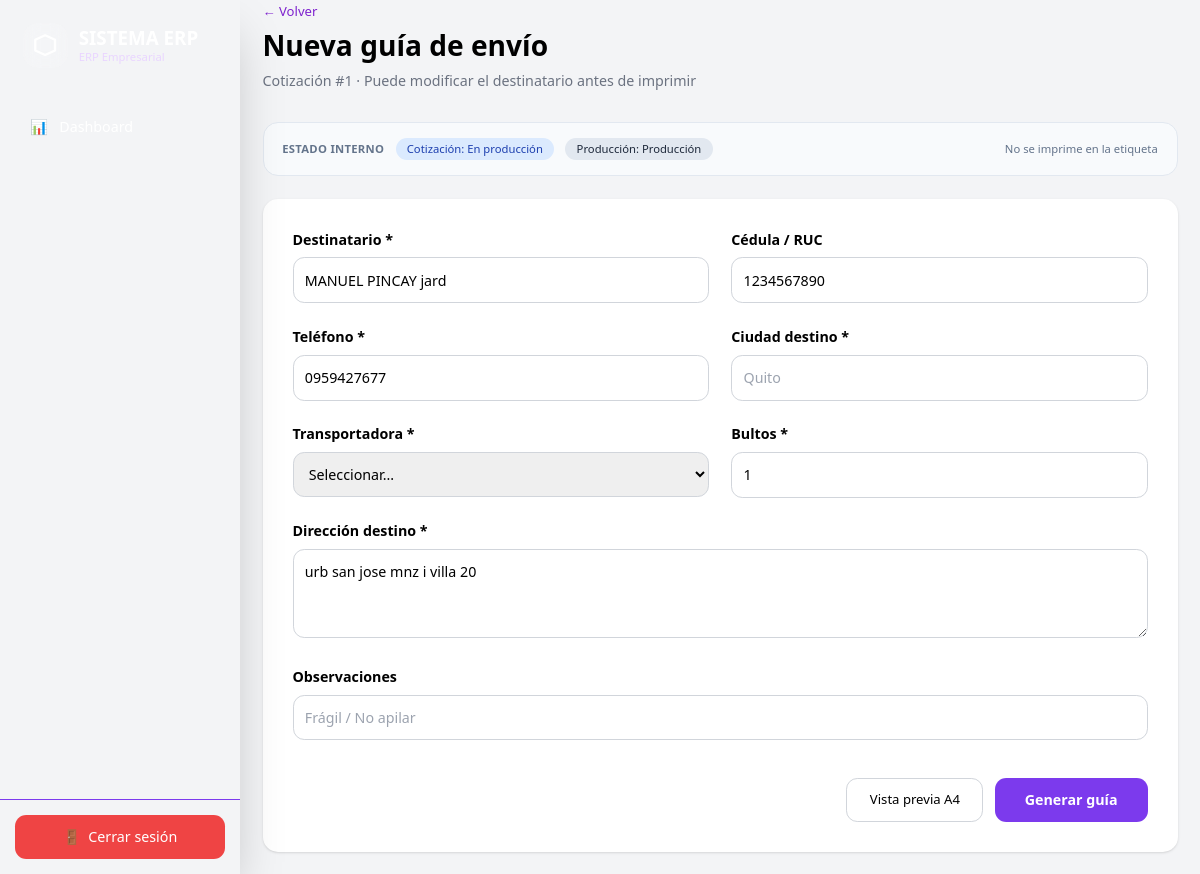
Screenshot of /shipments/new/1 (signed in) with the database file from the repository.
### app/models/quotation.py (models this page shows, shortened)
class Quotation(Base):
    __tablename__ = "quotations"
    id = Column(Integer, primary_key=True)
    client_id = Column(
        Integer,
        ForeignKey("clients.id")
    )
    subtotal = Column(Float)
    discount = Column(Float)
    iva = Column(Float)
    total = Column(Float)
    status = Column(String)
    delivery_date = Column(Date)
    design_file = Column(String)
    created_at = Column(
        DateTime,
        default=datetime.utcnow
    )
    client = relationship("Client")
    items = relationship(
        "QuotationItem",
        back_populates="quotation",
    )
    payments = relationship(
        "QuotationPayment",
        back_populates="quotation",
        cascade="all, delete-orphan",
    )
    designs = relationship(
        "QuotationDesign",
        back_populates="quotation",
        cascade="all, delete-orphan",
        order_by="QuotationDesign.sort_order",
    )
    production_tracking = relationship(
        "ProductionTracking",
        back_populates="quotation",
        uselist=False,
        cascade="all, delete-orphan",
    )
    production_order = relationship(
        "ProductionOrder",
        back_populates="quotation",
        uselist=False,
        cascade="all, delete-orphan",
    )
    shipments = relationship(
        "Shipment",
        back_populates="quotation",
        cascade="all, delete-orphan",
    )

### app/models/client.py (models this page shows)
class Client(Base):
    __tablename__ = "clients"
    id = Column(Integer, primary_key=True, index=True)
    name = Column(String)
    company = Column(String)
    ruc_ci = Column(String, unique=True)
    phone = Column(String)
    email = Column(String)
    address = Column(Text)
    client_type = Column(String)
    observations = Column(Text)
    created_at = Column(DateTime, default=datetime.now)

### app/routes/shipments.py (the view)
@router.get("/new/{quotation_id}", response_class=HTMLResponse)
async def new_shipment(quotation_id: int, request: Request, db: Session = Depends(get_db)):
    user = _require_shipment_access(request)
    if isinstance(user, RedirectResponse):
        return user
    quotation = (
        db.query(Quotation)
        .options(joinedload(Quotation.client), joinedload(Quotation.production_order))
        .filter(Quotation.id == quotation_id)
        .first()
    )
    if not quotation or not quotation_can_have_guide(quotation):
        return RedirectResponse(url="/shipments/quotations", status_code=302)
    client = quotation.client
    existing = get_latest_shipment(db, quotation_id)
    return templates.TemplateResponse(
        request=request,
        name="shipments/new.html",
        context={
            "quotation": quotation,
            "client": client,
            "existing": existing,
            "edit_mode": False,
            "status_info": quotation_internal_status(quotation),
        },
    )

### app/templates/shipments/new.html (shortened to what this page needs)
{% extends 'layouts/base.html' %}
{% block content %}
<div class="max-w-5xl mx-auto">
    <div class="mb-8">
        <a href="{% if edit_mode %}/shipments/{% else %}/shipments/quotations{% endif %}" class="text-sm text-purple-700 hover:underline">
            ← Volver
        </a>
        <h1 class="text-2xl md:text-3xl font-bold mt-2">
            {% if edit_mode %}Editar guía {{ existing.guide_number }}{% else %}Nueva guía de envío{% endif %}
        </h1>
        <p class="text-gray-500 mt-2">
            Cotización #{{ quotation.id }} · Puede modificar el destinatario antes de imprimir
        </p>
    </div>
    {% if status_info %}
    <div class="mb-6 flex flex-wrap items-center gap-3 rounded-2xl border border-slate-200 bg-slate-50 px-5 py-4">
        <span class="text-xs font-semibold uppercase tracking-wide text-slate-500">Estado interno</span>
        <span class="inline-flex px-3 py-1 rounded-full text-xs font-medium bg-blue-100 text-blue-800">
            Cotización: {{ status_info.quotation_status_label }}
        </span>
        <span class="inline-flex px-3 py-1 rounded-full text-xs font-medium bg-slate-200 text-slate-800">
            Producción: {{ status_info.production_status_label }}
        </span>
        <span class="text-xs text-slate-500 w-full sm:w-auto sm:ml-auto">No se imprime en la etiqueta</span>
    </div>
    {% endif %}
    <div class="bg-white rounded-2xl shadow p-8">
        <form method="POST"
            action="{% if edit_mode %}/shipments/{{ existing.id }}/update{% else %}/shipments/create{% endif %}">
            <div class="grid grid-cols-1 md:grid-cols-2 gap-6">
                <div>
                    <label class="block mb-2 font-semibold">Destinatario *</label>
                    <input type="text" name="customer_name" required
                        value="{{ existing.customer_name if edit_mode and existing else (client.name or '') }}"
                        class="w-full border border-gray-300 rounded-xl p-3 focus:ring-2 focus:ring-purple-500" />
                </div>
                <div>
                    <label class="block mb-2 font-semibold">Cédula / RUC</label>
                    <input type="text" name="customer_id_number"
                        value="{{ existing.customer_id_number if edit_mode and existing else (client.ruc_ci or '') }}"
                        placeholder="Ej: 1312345678"
                        class="w-full border border-gray-300 rounded-xl p-3 focus:ring-2 focus:ring-purple-500" />
                </div>
            </div>
            <div class="grid grid-cols-1 md:grid-cols-2 gap-6 mt-6">
                <div>
                    <label class="block mb-2 font-semibold">Teléfono *</label>
                    <input type="tel" name="customer_phone" required pattern="[0-9+ -]+"
                        value="{{ existing.customer_phone if edit_mode and existing else (client.phone or '') }}"
                        class="w-full border border-gray-300 rounded-xl p-3 focus:ring-2 focus:ring-purple-500" />
                </div>
                <div>
                    <label class="block mb-2 font-semibold">Ciudad destino *</label>
                    <input type="text" name="destination_city" required placeholder="Quito"
                        value="{{ existing.destination_city if edit_mode and existing else '' }}"
                        class="w-full border border-gray-300 rounded-xl p-3 focus:ring-2 focus:ring-purple-500" />
                </div>
            </div>
            <div class="grid grid-cols-1 md:grid-cols-2 gap-6 mt-6">
                <div>
                    <label class="block mb-2 font-semibold">Transportadora *</label>
                    <select name="carrier" required class="w-full border border-gray-300 rounded-xl p-3">
                        <option value="">Seleccionar...</option>
                        {% set carriers = ['Servientrega', 'Tramaco', 'Coactur', 'Reina del Camino', 'Trans Esmeraldas', 'Vía Cargo', 'Otro'] %}
                        {% set sel = existing.carrier if edit_mode and existing else '' %}
                    </select>
                </div>
                <div>
                    <label class="block mb-2 font-semibold">Bultos *</label>
                    <input type="number" name="boxes" min="1" required
                        value="{{ existing.boxes if edit_mode and existing else 1 }}"
                        class="w-full border border-gray-300 rounded-xl p-3 focus:ring-2 focus:ring-purple-500" />
                </div>
            </div>
            <div class="mt-6">
                <label class="block mb-2 font-semibold">Dirección destino *</label>
                <textarea name="destination_address" rows="3" required
                    class="w-full border border-gray-300 rounded-xl p-3 focus:ring-2 focus:ring-purple-500"
                    placeholder="Dirección completa del destinatario">{% if edit_mode and existing %}{{ existing.destination_address }}{% else %}{{ client.address or '' }}{% endif %}</textarea>
            </div>
            <div class="mt-6">
                <label class="block mb-2 font-semibold">Observaciones</label>
                <input type="text" name="notes" placeholder="Frágil / No apilar"
                    value="{{ existing.notes if edit_mode and existing else '' }}"
                    class="w-full border border-gray-300 rounded-xl p-3 focus:ring-2 focus:ring-purple-500" />
            </div>
            <div class="flex flex-wrap justify-end gap-3 mt-10">
                {% if not edit_mode %}
                <a href="/shipments/quotation/{{ quotation.id }}/label?size=a4&print=1"
                    target="_blank" rel="noopener noreferrer"
                    class="px-6 py-3 rounded-xl border border-gray-300 hover:bg-gray-50 font-medium text-sm">
                    Vista previa A4
                </a>
                {% endif %}
                <button type="submit"
                    class="bg-purple-700 hover:bg-purple-800 text-white px-8 py-3 rounded-xl font-semibold">
                    {% if edit_mode %}Guardar y ver guía{% else %}Generar guía{% endif %}
                </button>
            </div>
        </form>
    </div>
</div>
{% endblock %}

### rows the page displays
Quotation: id "1"
Client: customer_name "MANUEL PINCAY jard", customer_id_number "1234567890", customer_phone "0959427677", destination_address "urb san jose mnz i villa 20"

### other values shown
{{ status_info.quotation_status_label }} "En producción"
{{ status_info.production_status_label }} "Producción"
